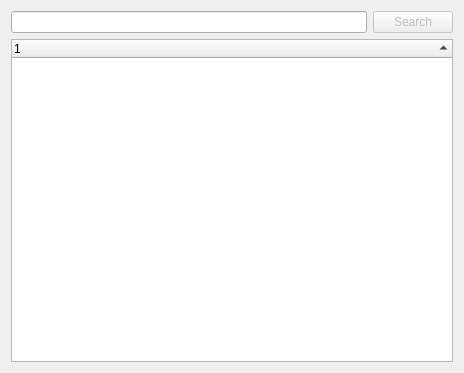
<?xml version="1.0" encoding="UTF-8"?>
<ui version="4.0">
 <class>SearchWidget</class>
 <widget class="QWidget" name="SearchWidget">
  <property name="geometry">
   <rect>
    <x>0</x>
    <y>0</y>
    <width>464</width>
    <height>373</height>
   </rect>
  </property>
  <property name="windowTitle">
   <string>Form</string>
  </property>
  <layout class="QVBoxLayout" name="verticalLayout">
   <item>
    <layout class="QHBoxLayout" name="horizontalLayout">
     <item>
      <widget class="QLineEdit" name="searchText"/>
     </item>
     <item>
      <widget class="QPushButton" name="searchButton">
       <property name="enabled">
        <bool>false</bool>
       </property>
       <property name="text">
        <string>Search</string>
       </property>
      </widget>
     </item>
    </layout>
   </item>
   <item>
    <widget class="QTreeWidget" name="searchList">
     <property name="editTriggers">
      <set>QAbstractItemView::NoEditTriggers</set>
     </property>
     <property name="alternatingRowColors">
      <bool>true</bool>
     </property>
     <property name="indentation">
      <number>0</number>
     </property>
     <property name="uniformRowHeights">
      <bool>true</bool>
     </property>
     <property name="sortingEnabled">
      <bool>true</bool>
     </property>
     <attribute name="headerDefaultSectionSize">
      <number>200</number>
     </attribute>
     <attribute name="headerShowSortIndicator" stdset="0">
      <bool>true</bool>
     </attribute>
     <attribute name="headerDefaultSectionSize">
      <number>200</number>
     </attribute>
     <attribute name="headerShowSortIndicator" stdset="0">
      <bool>true</bool>
     </attribute>
     <column>
      <property name="text">
       <string notr="true">1</string>
      </property>
     </column>
    </widget>
   </item>
  </layout>
 </widget>
 <resources/>
 <connections>
  <connection>
   <sender>searchText</sender>
   <signal>returnPressed()</signal>
   <receiver>SearchWidget</receiver>
   <slot>emitStartSearch()</slot>
   <hints>
    <hint type="sourcelabel">
     <x>47</x>
     <y>24</y>
    </hint>
    <hint type="destinationlabel">
     <x>5</x>
     <y>44</y>
    </hint>
   </hints>
  </connection>
  <connection>
   <sender>searchButton</sender>
   <signal>clicked()</signal>
   <receiver>SearchWidget</receiver>
   <slot>emitStartSearch()</slot>
   <hints>
    <hint type="sourcelabel">
     <x>427</x>
     <y>24</y>
    </hint>
    <hint type="destinationlabel">
     <x>459</x>
     <y>40</y>
    </hint>
   </hints>
  </connection>
  <connection>
   <sender>searchText</sender>
   <signal>textChanged(QString)</signal>
   <receiver>SearchWidget</receiver>
   <slot>searchTextChanged(QString)</slot>
   <hints>
    <hint type="sourcelabel">
     <x>87</x>
     <y>23</y>
    </hint>
    <hint type="destinationlabel">
     <x>3</x>
     <y>3</y>
    </hint>
   </hints>
  </connection>
 </connections>
 <slots>
  <signal>startSearch(QString,MatchType)</signal>
  <slot>emitStartSearch()</slot>
  <slot>searchTextChanged(QString)</slot>
 </slots>
</ui>
